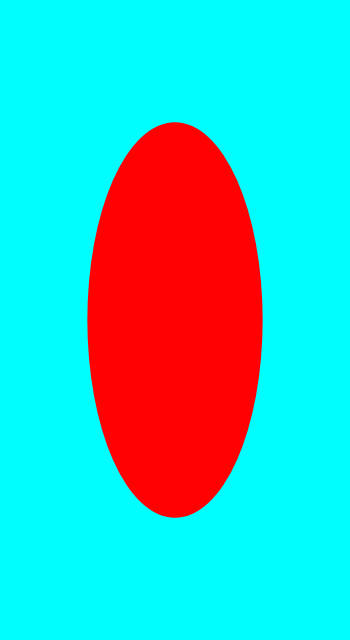
Frame 1 (no input)
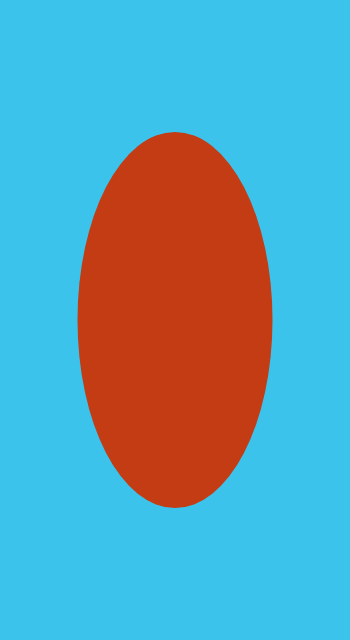
Frame 60 (no input)
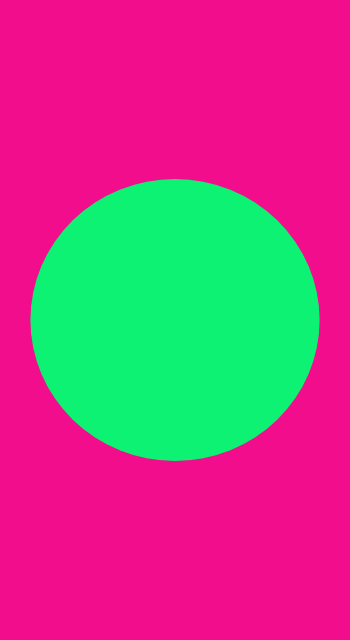
Frame 120 (the mouse pressed at the canvas centre since frame 60)

The p5.js sketch that drew these frames (run headless with seeded random() and noise() and a simulated clock; from frame 60 on, the mouse is pressed at the canvas centre):

// p5.js sketch
// ── sketch.js
var col = 0,
    sp = 1,
    div = 3;

function setup() {
    createCanvas(350, 640);
    noStroke();
}

function draw() {
    background(col+=sp, 255-col, 255-col/div);
    if (col > 255 || col < 0) {
        sp *= -1;
    }
    fill(255-col, col, col/div);
    ellipse(175, 320, 175 + col/div, 320 + 76 - col/div);
}

function touchStarted()
{
  // create a random background color
  col = random(255);
  div = random(3) + 1.5;
  console.log('div:' + div + ", " + "col:" + col);
}
